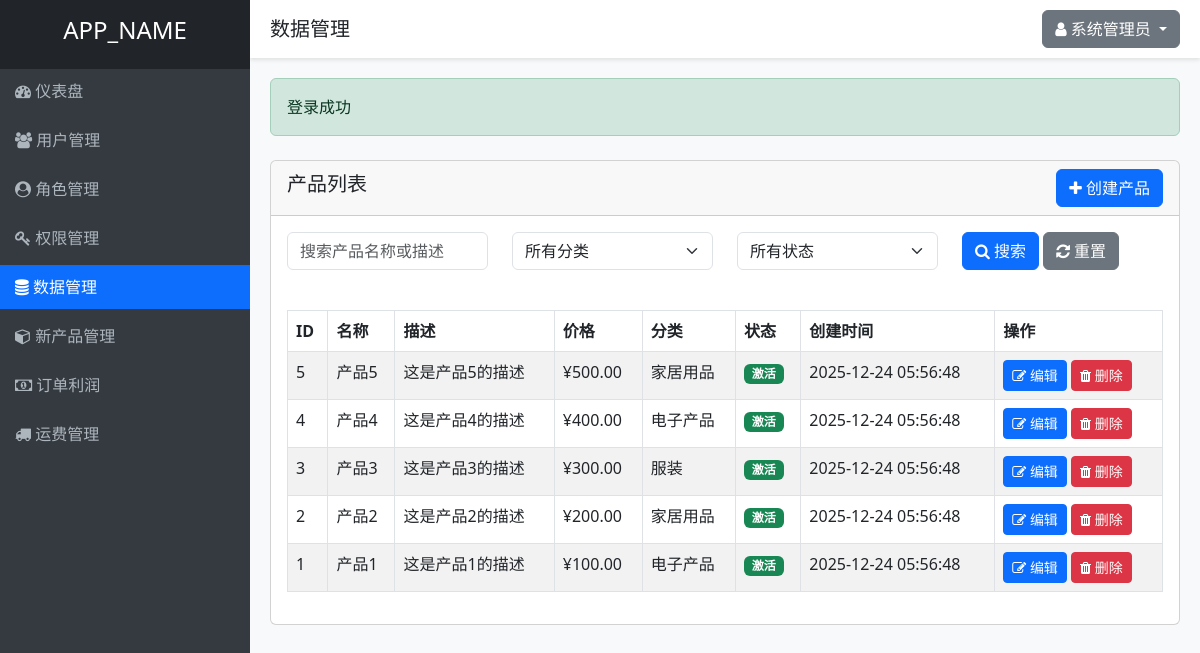
The app's page /data.php (signed in) with its own data.
### tables this page shows
CREATE TABLE IF NOT EXISTS products (
    id INT AUTO_INCREMENT PRIMARY KEY,
    name VARCHAR(100) NOT NULL,
    description TEXT,
    price DECIMAL(10, 2) NOT NULL,
    category VARCHAR(50) NOT NULL,
    status ENUM('active', 'inactive') DEFAULT 'active',
    created_at TIMESTAMP DEFAULT CURRENT_TIMESTAMP,
    updated_at TIMESTAMP DEFAULT CURRENT_TIMESTAMP ON UPDATE CURRENT_TIMESTAMP
);

### controllers/DataController.php (called while the page is built, shortened)
<?php
require_once APP_ROOT . '/models/Product.php';
require_once APP_ROOT . '/helpers/functions.php';
class DataController {
    private $productModel;
    public function __construct() {
        $this->productModel = new Product();
    }
    public function index() {
        $filters = [];
        $products = $this->productModel->getAll($filters);
        include VIEWS_DIR . '/layouts/header.php';
        include VIEWS_DIR . '/data/index.php';
        include VIEWS_DIR . '/layouts/footer.php';
    }
}
?>

### helpers/functions.php (called while the page is built, shortened)
<?php
function isLoggedIn() {
    return isset($_SESSION['user_id']);
}
function getCurrentUserId() {
    return $_SESSION['user_id'] ?? null;
}
function hasPermission($permissionSlug) {
    require_once APP_ROOT . '/models/Permission.php';
    $permissionModel = new Permission();
    return $permissionModel->checkUserPermission(getCurrentUserId(), $permissionSlug);
}
?>

### includes/database.php (called while the page is built, shortened)
<?php
class Database {
    private static $instance = null;
    private $conn;
    private function __construct() {
        try {
            $this->conn = new PDO(
                "mysql:host=" . DB_HOST . ";dbname=" . DB_NAME . ";charset=utf8",
                DB_USER,
                DB_PASS,
                [
                    PDO::ATTR_ERRMODE => PDO::ERRMODE_EXCEPTION,
                    PDO::ATTR_DEFAULT_FETCH_MODE => PDO::FETCH_ASSOC,
                    PDO::ATTR_EMULATE_PREPARES => false
                ]
            );
        } catch(PDOException $e) {
            die("数据库连接失败: " . $e->getMessage());
        }
    }
    public static function getInstance() {
        if(self::$instance === null) {
            self::$instance = new Database();
        }
        return self::$instance;
    }
    public function query($sql, $params = []) {
        $stmt = $this->conn->prepare($sql);
        $stmt->execute($params);
        return $stmt;
    }
}
?>

### models/Permission.php (called while the page is built, shortened)
<?php
require_once APP_ROOT . '/includes/database.php';
class Permission {
    private $db;
    public function __construct() {
        $this->db = Database::getInstance();
    }
    public function checkUserPermission($userId, $permissionSlug) {
        $sql = "SELECT COUNT(*) as count FROM permissions p
                JOIN role_permissions rp ON p.id = rp.permission_id
                JOIN user_roles ur ON rp.role_id = ur.role_id
                WHERE ur.user_id = ? AND p.slug = ?";
        $stmt = $this->db->query($sql, [$userId, $permissionSlug]);
        $result = $stmt->fetch();
        return $result['count'] > 0;
    }
}
?>

### models/Product.php (called while the page is built, shortened)
<?php
require_once APP_ROOT . '/includes/database.php';
class Product {
    private $db;
    public function __construct() {
        $this->db = Database::getInstance();
    }
    public function getAll($filters = []) {
        $sql = "SELECT * FROM products";
        $params = [];
        $sql .= " ORDER BY id DESC";
        $stmt = $this->db->query($sql, $params);
        return $stmt->fetchAll();
    }
}
?>

### views/data/index.php (the view, shortened to what this page needs)
<div class="row mt-4">
    <div class="col-md-12">
        <div class="card">
            <div class="card-header d-flex justify-content-between align-items-center">
                <h5>产品列表</h5>
                <?php if (hasPermission('data.create')): ?>
                    <a href="<?php echo APP_URL; ?>/data.php?action=create" class="btn btn-primary">
                        <i class="fa fa-plus"></i> 创建产品
                    </a>
                <?php endif; ?>
            </div>
            <div class="card-body">
                <form method="GET" action="<?php echo APP_URL; ?>/data.php" class="mb-4">
                    <div class="row">
                        <div class="col-md-3">
                            <div class="mb-3">
                                <input type="text" class="form-control" name="search" placeholder="搜索产品名称或描述" value="<?php echo $_GET['search'] ?? ''; ?>">
                            </div>
                        </div>
                        <div class="col-md-3">
                            <div class="mb-3">
                                <select class="form-select" name="category">
                                    <option value="">所有分类</option>
                                </select>
                            </div>
                        </div>
                        <div class="col-md-3">
                            <div class="mb-3">
                                <select class="form-select" name="status">
                                    <option value="">所有状态</option>
                                </select>
                            </div>
                        </div>
                        <div class="col-md-3">
                            <div class="mb-3">
                                <button type="submit" class="btn btn-primary">
                                    <i class="fa fa-search"></i> 搜索
                                </button>
                                <a href="<?php echo APP_URL; ?>/data.php" class="btn btn-secondary">
                                    <i class="fa fa-refresh"></i> 重置
                                </a>
                            </div>
                        </div>
                    </div>
                </form>
                <table class="table table-bordered table-striped">
                    <thead>
                        <tr>
                            <th>ID</th>
                            <th>名称</th>
                            <th>描述</th>
                            <th>价格</th>
                            <th>分类</th>
                            <th>状态</th>
                            <th>创建时间</th>
                            <th>操作</th>
                        </tr>
                    </thead>
                    <tbody>
                        <?php foreach ($products as $product): ?>
                            <tr>
                                <td><?php echo $product['id']; ?></td>
                                <td><?php echo $product['name']; ?></td>
                                <td><?php echo substr($product['description'], 0, 50); ?><?php echo strlen($product['description']) > 50 ? '...' : ''; ?></td>
                                <td>¥<?php echo number_format($product['price'], 2); ?></td>
                                <td><?php echo $product['category']; ?></td>
                                <td>
                                    <span class="badge bg-<?php echo $product['status'] == 'active' ? 'success' : 'danger'; ?>">
                                        <?php echo $product['status'] == 'active' ? '激活' : '停用'; ?>
                                    </span>
                                </td>
                                <td><?php echo $product['created_at']; ?></td>
                                <td>
                                    <?php if (hasPermission('data.edit')): ?>
                                        <a href="<?php echo APP_URL; ?>/data.php?action=edit&id=<?php echo $product['id']; ?>" class="btn btn-sm btn-primary">
                                            <i class="fa fa-edit"></i> 编辑
                                        </a>
                                    <?php endif; ?>
                                    <?php if (hasPermission('data.delete')): ?>
                                        <a href="<?php echo APP_URL; ?>/data.php?action=delete&id=<?php echo $product['id']; ?>" class="btn btn-sm btn-danger" onclick="return confirm('确定要删除这个产品吗？');">
                                            <i class="fa fa-trash"></i> 删除
                                        </a>
                                    <?php endif; ?>
                                </td>
                            </tr>
                        <?php endforeach; ?>
                    </tbody>
                </table>
            </div>
        </div>
    </div>
</div>

### views/layouts/header.php (style rules this page uses)
body { background-color: #f8f9fa; }

### records on screen
products: id "5", name "产品5", description "这是产品5的描述", price "500.00", category "家居用品", status "激活", created_at "2025-12-24 05:56:48"
products: id "4", name "产品4", description "这是产品4的描述", price "400.00", category "电子产品", status "激活", created_at "2025-12-24 05:56:48"
products: id "3", name "产品3", description "这是产品3的描述", price "300.00", category "服装", status "激活", created_at "2025-12-24 05:56:48"
products: id "2", name "产品2", description "这是产品2的描述", price "200.00", category "家居用品", status "激活", created_at "2025-12-24 05:56:48"
products: id "1", name "产品1", description "这是产品1的描述", price "100.00", category "电子产品", status "激活", created_at "2025-12-24 05:56:48"

### other values on screen
APP_NAME "APP_NAME"
$title "数据管理"
$_SESSION['full_name'] "系统管理员"
$success "登录成功"
